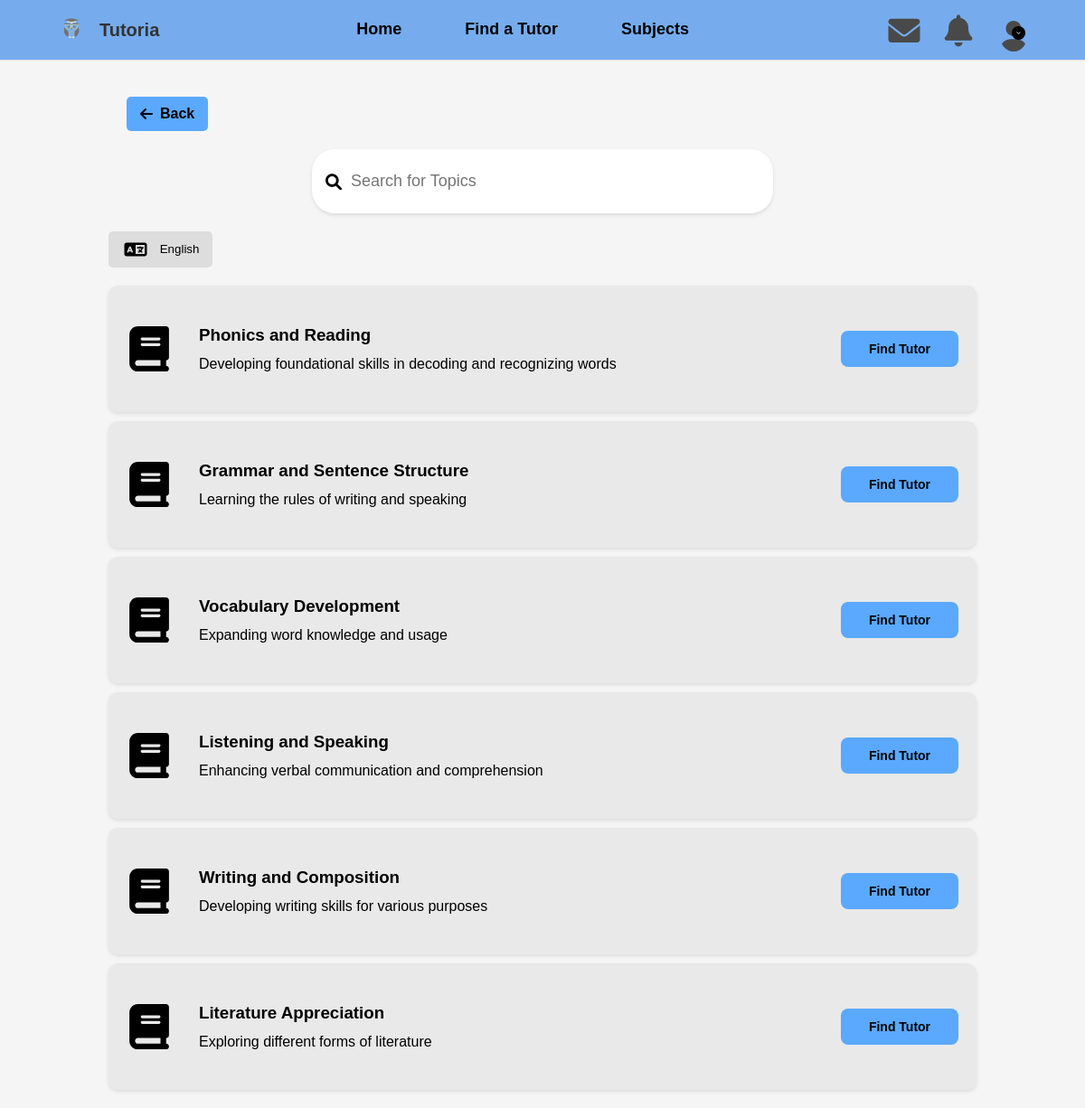
Screenshot of /subjects_2/English/ with the database file from the repository.
### tutoria_app/models.py (models this page shows, shortened)
class Subject(models.Model):
    name = models.CharField(max_length=100, unique=True)

class Topic(models.Model):
    subject = models.ForeignKey(
        'Subject',
        on_delete=models.CASCADE,
        related_name="topics",
        null=True,
        blank=True
    )
    name = models.CharField(max_length=100, unique=True)
    description = models.TextField(null=True, blank=True)

### tutoria_app/views.py (the view)
# urls.py: path('subjects_2/<str:subject_name>/', views.subjects_2, name='subjects_2'),
def subjects_2(request, subject_name):
    subject = get_object_or_404(Subject, name=subject_name)
    topics = Topic.objects.filter(subject=subject)
    context = {
        'subject': subject,
        'topics': topics,
    }
    return render(request, 'users/subjects_2.html', context)

### tutoria_app/context_processors.py (called while the page is built)
def user_profile(request):
    if request.user.is_authenticated:
        profile_photo = (
            request.user.tutor_profile.profile_photo.url
            if hasattr(request.user, 'tutor_profile') and request.user.tutor_profile.profile_photo
            else None
        )
    else:
        profile_photo = None
    return {'profile_photo': profile_photo}

### templates/users/subjects_2.html (shortened to what this page needs)
{% load static %}
<!DOCTYPE html>
<html lang="en">
<head>
  <link rel="stylesheet" href="{% static 'css/subject_2.css' %}">
  <link rel="stylesheet" href="https://cdnjs.cloudflare.com/ajax/libs/font-awesome/6.0.0/css/all.min.css">
</head>
<body>
  {% include 'users/navigation.html' %}
  <main class="subjects-page">
    <section class="back-button-wrapper">
      <button class="back-button" onclick="goBack()">
        <i class="fas fa-arrow-left"></i> Back
      </button>
    </section>
    <section class="search-bar">
      <div class="search-input">
        <i class="fas fa-search search-icon"></i>
        <input type="text" placeholder="Search for Topics" />
      </div>
    </section>
    <section class="language-filter">
      <button class="language-btn">
        <img src="{% static 'images/svg/language.svg' %}" alt="Subject Icon" class="language-icon">
        {{ subject.name }}
    </button>
      </section>
      <section class="subject-list">
        {% for topic in topics %}
          <div class="subject-item">
            <img src="{% static 'images/svg/book.svg' %}" alt="Topic Icon" class="subject-icon">
            <div class="subject-info">
              <h3>{{ topic.name }}</h3>
              <p>{{ topic.description }}</p>
            </div>
            <button class="find-tutor-btn" onclick="redirectToFindTutor('{{ topic.id }}')">
              Find Tutor
            </button>
          </div>
        {% empty %}
          <p>No topics available for this subject.</p>
        {% endfor %}
      </section>
  </main>
</body>
</html>

### tutoria_app/static/css/subject_2.css (style rules this page uses)
body { font-family: Arial, sans-serif; margin: 0; padding: 0; background-color: #f5f5f5; }
.subjects-page { width: 80%; margin: auto; padding: 20px; }
.search-bar { display: flex; justify-content: center; margin-bottom: 20px; }
.back-button-wrapper { margin: 20px; }
.back-button { background-color: #5AA9FF; color: black; font-weight: bold; border: none; padding: 10px 15px; border-radius: 5px; cursor: pointer; font-size: 16px; display: flex; align-items: center; }
.back-button i { margin-right: 8px; }
.search-input { display: flex; align-items: center; background: white; padding: 15px; border-radius: 25px; box-shadow: 0 2px 4px rgba(0, 0, 0, 0.1); font-size: 18px; width: 50%; }
.search-input input { border: none; outline: none; padding: 10px; font-size: 18px; width: 100%; }
.language-filter { display: flex; justify-content: flex-start; margin-bottom: 20px; }
.language-btn { background: #ddd; border: none; padding: 10px 15px; border-radius: 5px; cursor: pointer; }
.language-icon { width: 30px; height: 20px; margin-right: 8px; vertical-align: middle; }
.subject-list { display: flex; flex-direction: column; gap: 10px; }
.subject-item { display: flex; align-items: center; background: #e9e9e9; padding: 20px; border-radius: 10px; box-shadow: 0 2px 4px rgba(0, 0, 0, 0.1); justify-content: space-between; min-height: 100px; gap: 15px; position: relative; overflow: hidden; }
.subject-icon { width: 50px; height: 50px; margin-right: 15px; }
.subject-info { flex-grow: 1; margin-right: 150px; display: flex; flex-direction: column; gap: 5px; word-wrap: break-word; overflow: hidden; }
.subject-info h3 { margin-bottom: 5px; }
.subject-info p { margin-top: 0; line-height: 1.4; white-space: normal; word-break: break-word; }
.find-tutor-btn { background: #5aa9ff; color: black; font-weight: bold; border: none; padding: 12px 30px; border-radius: 8px; cursor: pointer; font-size: 14px; text-align: center; display: flex; align-items: center; justify-content: center; width: 130px; height: 40px; position: absolute; right: 20px; top: 50%; transform: translateY(-50%); }

### tutoria_app/static/css/tutoria.css (style rules this page uses)
body { font-family: 'Arial', sans-serif; margin: 0; padding: 0; box-sizing: border-box; }

### rows the page displays
Subject: name "English"
Topic: name "Phonics and Reading", description "Developing foundational skills in decoding and recognizing words"
Topic: name "Grammar and Sentence Structure", description "Learning the rules of writing and speaking"
Topic: name "Vocabulary Development", description "Expanding word knowledge and usage"
Topic: name "Listening and Speaking", description "Enhancing verbal communication and comprehension"
Topic: name "Writing and Composition", description "Developing writing skills for various purposes"
Topic: name "Literature Appreciation", description "Exploring different forms of literature"
